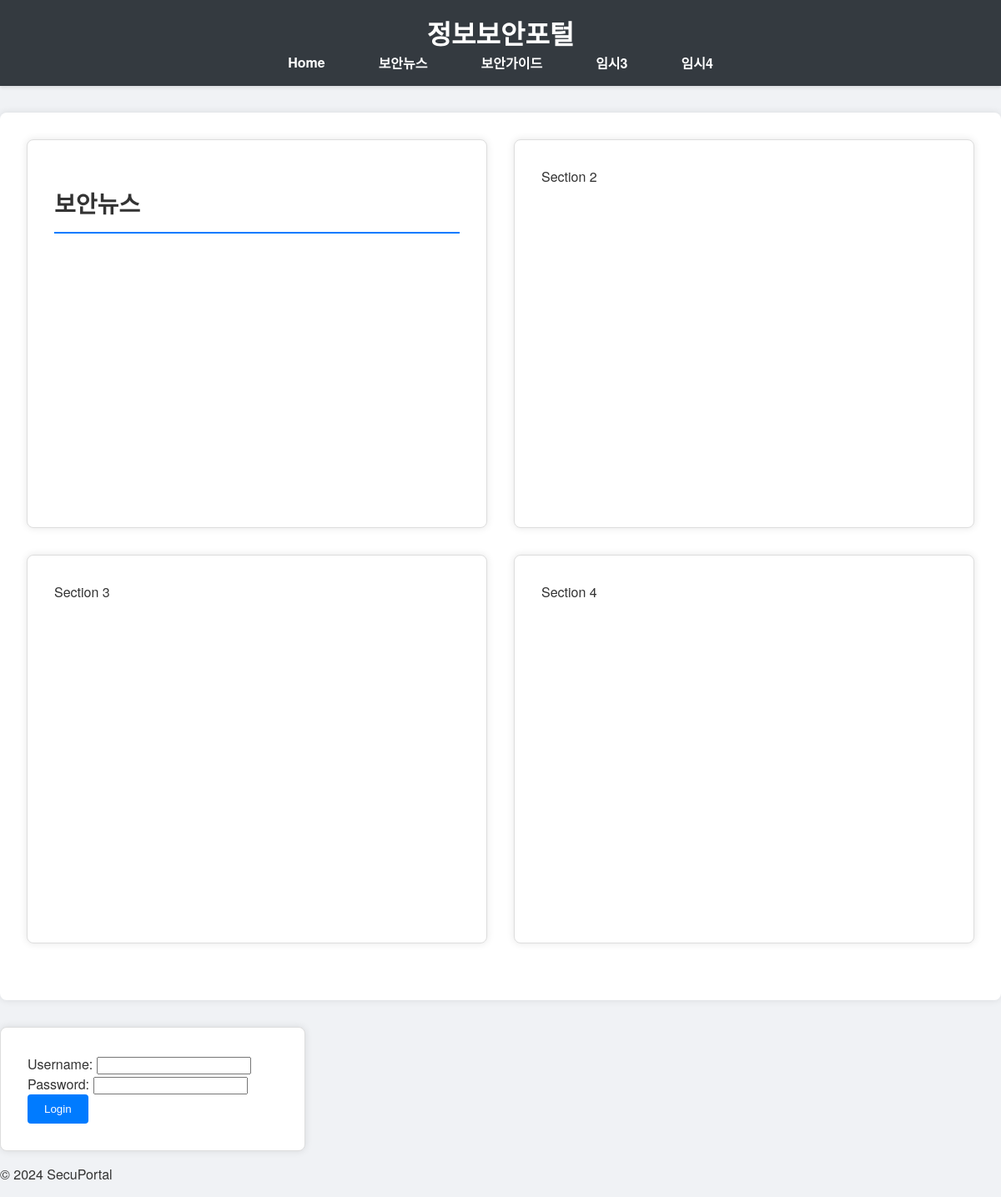
The app's page /, older data.
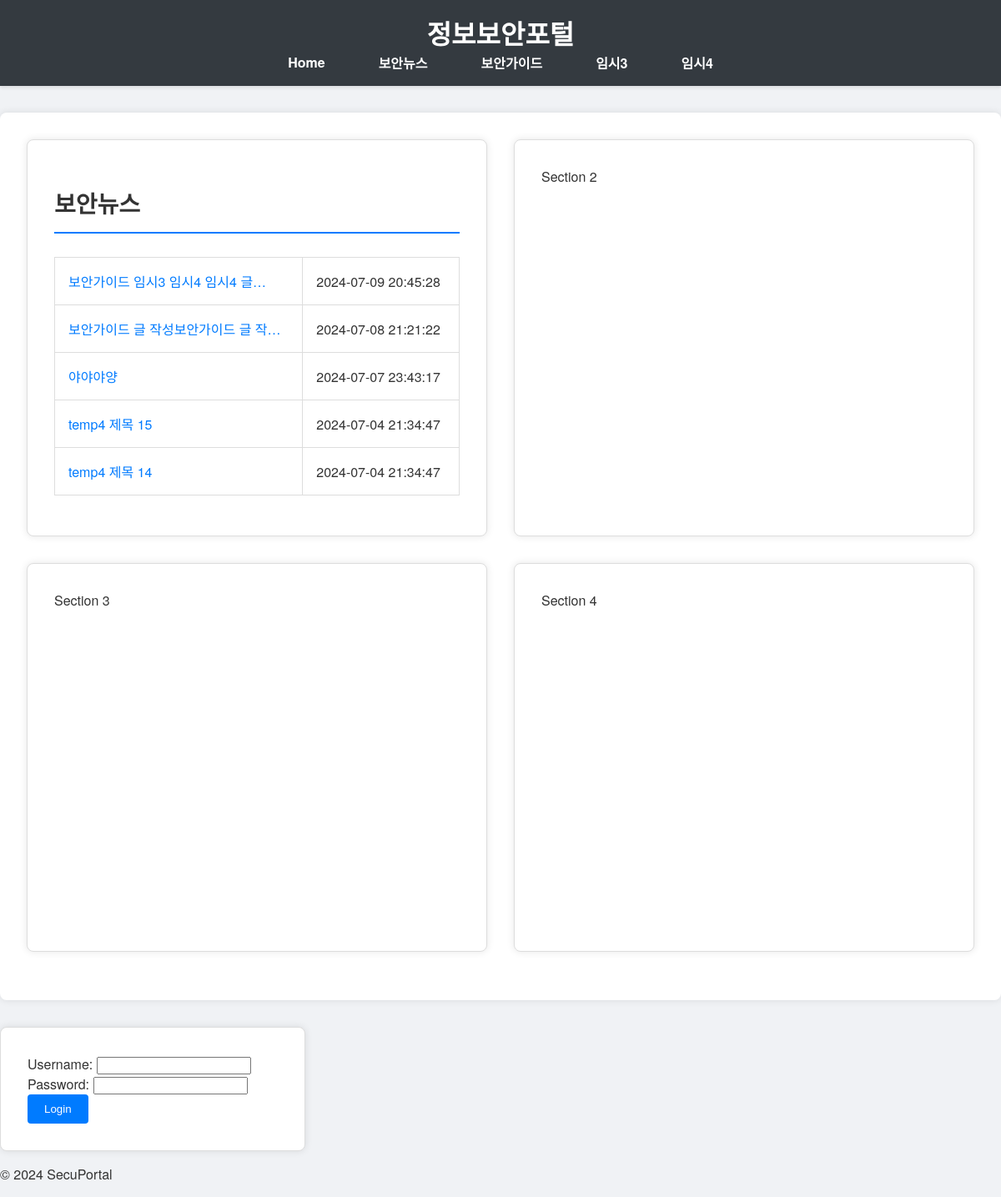
The same page, newer data.
### board1/models.py (models this page shows, shortened)
class Post(models.Model):
    title = models.CharField(max_length=200)
    category = models.CharField(max_length=100)
    subcategory = models.CharField(max_length=100, default='일반')
    content = RichTextField()
    original_time = models.CharField(max_length=100, blank=True, null=True)
    attachment = models.FileField(upload_to='attachments/', null=True, blank=True)
    author = models.CharField(max_length=50, default='임시 작성자')
    created_at = models.DateTimeField(auto_now_add=True)
    views = models.PositiveIntegerField(default=0)

### board1/views.py (the view)
# urls.py: path('', views.index, name='board2_index'),
def index(request):
    latest_posts = Post.objects.all().order_by('-created_at')[:5]
    return render(request, 'home.html', {
        "latest_posts": latest_posts,
    })

### templates/home.html (shortened to what this page needs)
{% extends "base.html" %}
{% block content %}
<div class="main-content">
    <div class="container">
        <div class="grid-container">
            <div class="grid-item">
                <h2>보안뉴스</h2>
                <table class="post-table">
                    <tbody>
                        {% for post in latest_posts %}
                        <tr>
                            <td><a href="{% url 'post_detail' post.id %}">{{ post.title|truncatechars:20 }}</a></td>
                            <td>{{ post.created_at|date:"Y-m-d H:i:s" }}</td>
                        </tr>
                        {% endfor %}
                    </tbody>
                </table>
            </div>
            <div class="grid-item">Section 2</div>
            <div class="grid-item">Section 3</div>
            <div class="grid-item">Section 4</div>
        </div>
    </div>
    <div class="login-container">
        {% if user.is_authenticated %}
            <p>Welcome, {{ user.username }}!</p>
            <a href="{% url 'logout' %}"><button>Logout</button></a>
        {% else %}
            <form method="post" action="{% url 'login' %}">
                <div>
                    <label for="username">Username:</label>
                    <input type="text" id="username" name="username" required>
                </div>
                <div>
                    <label for="password">Password:</label>
                    <input type="password" id="password" name="password" required>
                </div>
                <button type="submit">Login</button>
            </form>
        {% endif %}
    </div>
</div>
{% endblock %}

### templates/base.html (shortened to what this page needs)
<!DOCTYPE html>
<html>
<head>
    {% load static %}
    <link rel="stylesheet" type="text/css" href="{% static 'css/styles.css' %}">
</head>
<body>
    <header>
        <h1>정보보안포털</h1>
        <nav>
            <ul>
                <li><a href="{% url 'home' %}">Home</a></li>
                <li><a href="{% url 'post_list' 'temp1' %}">보안뉴스</a></li>
                <li><a href="{% url 'post_list' 'temp2' %}">보안가이드</a></li>
                <li><a href="{% url 'post_list' 'temp3' %}">임시3</a></li>
                <li><a href="{% url 'post_list' 'temp4' %}">임시4</a></li>
            </ul>
        </nav>
    </header>
    <main>
        {% block content %}
        {% endblock %}
    </main>
    <footer>
        <p>&copy; 2024 SecuPortal</p>
    </footer>
</body>
</html>

### static/css/styles.css (style rules this page uses)
body { font-family: 'Helvetica Neue', Helvetica, Arial, sans-serif; margin: 0; padding: 0; background-color: #f0f2f5; color: #333; }
header { background-color: #343a40; color: #fff; padding: 1em 0; text-align: center; box-shadow: 0 2px 4px rgba(0, 0, 0, 0.1); }
header h1 { margin: 0; font-size: 2em; }
nav ul { list-style: none; padding: 0; margin: 0; display: flex; justify-content: center; }
nav ul li { margin: 0 1em; }
nav ul li a { color: #fff; text-decoration: none; font-weight: bold; padding: 0.5em 1em; transition: background-color 0.3s; }
.container { display: flex; flex-direction: column; align-items: center; padding: 2em; min-height: 1000px; background-color: #fff; border-radius: 8px; box-shadow: 0 0 10px rgba(0, 0, 0, 0.1); margin: 2em auto; max-width: 1200px; }
.grid-container { display: grid; grid-template-columns: repeat(2, 1fr); gap: 2em; width: 100%; }
.grid-item { background-color: #fff; border: 1px solid #ddd; padding: 2em; border-radius: 8px; box-shadow: 0 0 10px rgba(0, 0, 0, 0.1); min-height: 400px; }
.login-container { background-color: #fff; border: 1px solid #ddd; padding: 2em; width: 300px; border-radius: 8px; box-shadow: 0 0 10px rgba(0, 0, 0, 0.1); margin-top: 2em; }
h2 { font-size: 1.75em; margin-bottom: 1em; color: #333; border-bottom: 2px solid #007bff; padding-bottom: 0.5em; }
table { width: 100%; border-collapse: collapse; margin-bottom: 1em; }
table, th, td { border: 1px solid #ddd; }
th, td { padding: 1em; text-align: left; }
a { color: #007bff; text-decoration: none; }
button { background-color: #007bff; color: #fff; border: none; padding: 0.75em 1.5em; border-radius: 4px; cursor: pointer; transition: background-color 0.3s; }

Row changes from the older to the newer data that the page shows:
added Post: title "보안가이드 임시3 임시4 임시4 글…", created_at "2024-07-09 20:45:28"
added Post: title "보안가이드 글 작성보안가이드 글 작…", created_at "2024-07-08 21:21:22"
added Post: title "야야야양", created_at "2024-07-07 23:43:17"
added Post: title "temp4 제목 15", created_at "2024-07-04 21:34:47"
added Post: title "temp4 제목 14", created_at "2024-07-04 21:34:47"
